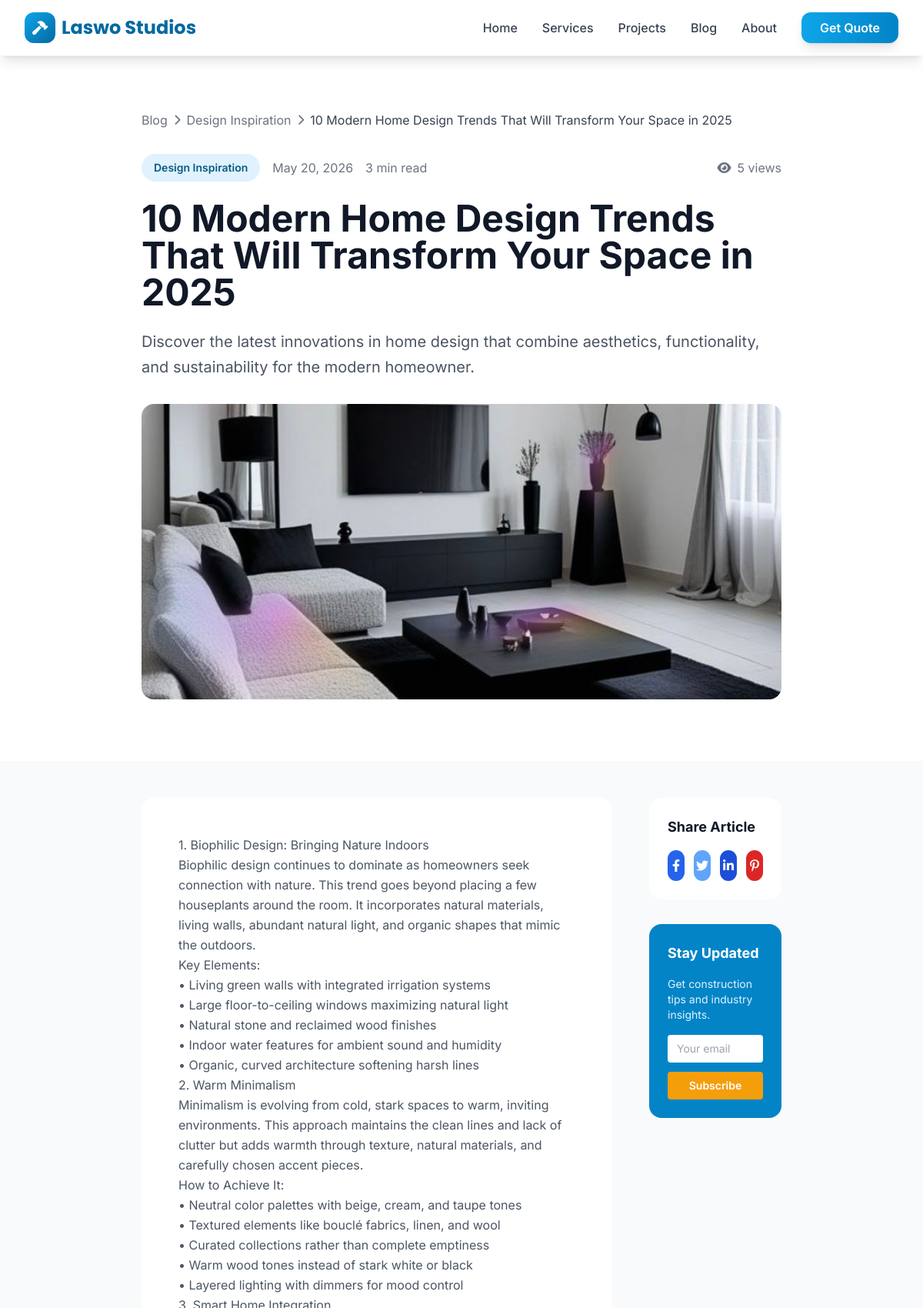
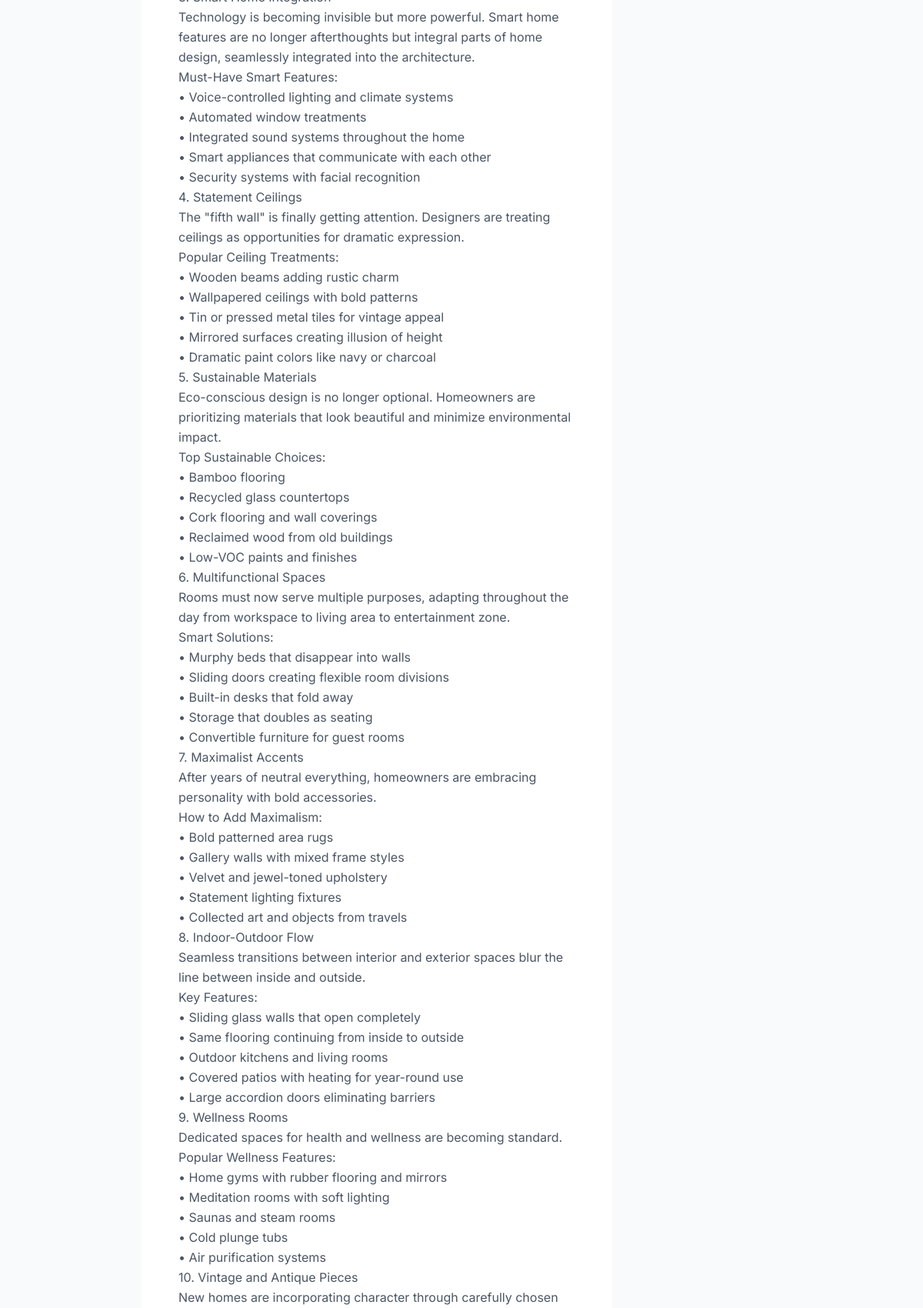
/blog/modern-home-design-trends-2025/ (upper part), run on the app's committed database (2 pictures, top to bottom).
### blog/models.py (models this page shows, shortened)
class Post(models.Model):
    STATUS_CHOICES = [
        ('draft', 'Draft'),
        ('published', 'Published'),
    ]
    title = models.CharField(max_length=200)
    slug = models.SlugField(unique=True)
    author = models.ForeignKey(User, on_delete=models.CASCADE, related_name='blog_posts')
    category = models.ForeignKey(Category, on_delete=models.CASCADE, related_name='posts')
    tags = models.ManyToManyField(Tag, blank=True, related_name='posts')
    excerpt = models.TextField(max_length=300, help_text="Brief summary of the post")
    content = models.TextField()
    featured_image = models.ImageField(upload_to='blog/featured/', blank=True)
    status = models.CharField(max_length=20, choices=STATUS_CHOICES, default='draft')
    meta_title = models.CharField(max_length=200, blank=True)
    meta_description = models.TextField(max_length=300, blank=True)
    created_at = models.DateTimeField(auto_now_add=True)
    updated_at = models.DateTimeField(auto_now=True)
    published_at = models.DateTimeField(null=True, blank=True)
    is_featured = models.BooleanField(default=False)
    view_count = models.PositiveIntegerField(default=0)
    class Meta:
        ordering = ['-published_at', '-created_at']
    def save(self, *args, **kwargs):
        if self.status == 'published' and not self.published_at:
            self.published_at = timezone.now()
        super().save(*args, **kwargs)
    @property
    def reading_time(self):
        word_count = len(self.content.split())
        reading_time = max(1, round(word_count / 200))
        return f"{reading_time} min read"

class Category(models.Model):
    name = models.CharField(max_length=100)
    slug = models.SlugField(unique=True)
    description = models.TextField(blank=True)
    display_order = models.IntegerField(default=0)
    class Meta:
        ordering = ['display_order', 'name']
        verbose_name_plural = "Categories"

### blog/views.py (the view)
# urls.py: path('<slug:slug>/', views.post_detail, name='detail'),
def post_detail(request, slug):
    post = get_object_or_404(Post, slug=slug, status='published')
    post.view_count += 1
    post.save()
    related_posts = Post.objects.filter(
        category=post.category,
        status='published'
    ).exclude(id=post.id)[:3]
    comments = post.comments.filter(is_approved=True)
    context = {
        'post': post,
        'related_posts': related_posts,
        'comments': comments,
    }
    return render(request, 'blog/detail.html', context)

### blog/templates/blog/detail.html (shortened to what this page needs)
{% extends 'pages/base.html' %}
{% block content %}
<article class="pt-20 pb-12 bg-white">
    <div class="max-w-4xl mx-auto px-4 sm:px-6 lg:px-8">
        <nav class="flex items-center space-x-2 text-gray-500 mb-8">
            <a href="{% url 'blog:list' %}" class="hover:text-primary-600 transition-colors">Blog</a>
            <i class="fas fa-chevron-right text-sm"></i>
            <a href="{% url 'blog:category' post.category.slug %}" class="hover:text-primary-600 transition-colors">{{ post.category.name }}</a>
            <i class="fas fa-chevron-right text-sm"></i>
            <span class="text-gray-700">{{ post.title }}</span>
        </nav>
        <div class="flex items-center justify-between mb-6">
            <div class="flex items-center space-x-4">
                <span class="bg-primary-100 text-primary-800 px-4 py-2 rounded-full text-sm font-semibold">
                    {{ post.category.name }}
                </span>
                <span class="text-gray-500">{{ post.published_at|date:"F j, Y" }}</span>
                <span class="text-gray-500">{{ post.reading_time }}</span>
            </div>
            <div class="flex items-center space-x-2 text-gray-500">
                <i class="fas fa-eye"></i>
                <span>{{ post.view_count }} views</span>
            </div>
        </div>
        <h1 class="text-4xl lg:text-5xl font-bold text-gray-900 mb-6 leading-tight">{{ post.title }}</h1>
        <p class="text-xl text-gray-600 mb-8 leading-relaxed">{{ post.excerpt }}</p>
        {% if post.featured_image %}
        <div class="mb-8 rounded-2xl overflow-hidden">
            <img src="{{ post.featured_image.url }}"
                 alt="{{ post.title }}"
                 class="w-full h-96 object-cover">
        </div>
        {% endif %}
    </div>
</article>
<article class="py-12 bg-gray-50">
    <div class="max-w-4xl mx-auto px-4 sm:px-6 lg:px-8">
        <div class="grid grid-cols-1 lg:grid-cols-4 gap-12">
            <div class="lg:col-span-3">
                <div class="bg-white rounded-2xl p-8 lg:p-12">
                    <div class="prose prose-lg max-w-none text-gray-600 leading-relaxed">
                        {{ post.content|linebreaks }}
                    </div>
                </div>
            </div>
            <div class="lg:col-span-1 space-y-8">
                <div class="bg-white rounded-2xl p-6">
                    <h3 class="text-lg font-bold text-gray-900 mb-4">Share Article</h3>
                    <div class="flex space-x-3">
                        <a href="#" class="w-10 h-10 bg-blue-600 text-white rounded-full flex items-center justify-center hover:bg-blue-700 transition-colors">
                            <i class="fab fa-facebook-f"></i>
                        </a>
                        <a href="#" class="w-10 h-10 bg-blue-400 text-white rounded-full flex items-center justify-center hover:bg-blue-500 transition-colors">
                            <i class="fab fa-twitter"></i>
                        </a>
                        <a href="#" class="w-10 h-10 bg-blue-700 text-white rounded-full flex items-center justify-center hover:bg-blue-800 transition-colors">
                            <i class="fab fa-linkedin-in"></i>
                        </a>
                        <a href="#" class="w-10 h-10 bg-red-600 text-white rounded-full flex items-center justify-center hover:bg-red-700 transition-colors">
                            <i class="fab fa-pinterest-p"></i>
                        </a>
                    </div>
                </div>
                <div class="bg-primary-600 text-white rounded-2xl p-6">
                    <h3 class="text-lg font-bold mb-4">Stay Updated</h3>
                    <p class="text-primary-100 text-sm mb-4">Get construction tips and industry insights.</p>
                    <form method="post" action="{% url 'blog:newsletter_subscribe' %}">
                        <div class="space-y-3">
                            <input type="email"
                                   name="email"
                                   placeholder="Your email"
                                   required
                                   class="w-full px-3 py-2 rounded text-gray-900 text-sm focus:ring-2 focus:ring-secondary-500">
                            <button type="submit"
                                    class="w-full bg-secondary-500 text-white py-2 rounded text-sm font-semibold hover:bg-secondary-600 transition-colors">
                                Subscribe
                            </button>
                        </div>
                    </form>
                </div>
            </div>
        </div>
    </div>
</article>
{% endblock %}

### pages/templates/pages/base.html (style rules this page uses)
html { scroll-behavior: smooth; }

### data on the page
Post: category.name "Design Inspiration", title "10 Modern Home Design Trends That Will Transform Your Space in 2025", published_at "May 20, 2026", reading_time "3 min read", view_count "5", excerpt "Discover the latest innovations in home design that combine aesthetics, functionality, and sustainability for the modern homeowner.", featured_image (picture), content "1. Biophilic Design: Bringing Nature Indoors Biophilic design continues to dominate as homeowners seek connection with nature. This trend goes beyond placing a few houseplants around the room. It incorporates natural materials, living walls, abundant natural light, and organic shapes that mimic the outdoors. Key Elements: • Living green walls with integrated irrigation systems • Large floor-to-ceiling windows maximizing natural light • Natural stone and reclaimed wood finishes • Indoor water features for ambient sound and humidity • Organic, curved architecture softening harsh lines 2. Warm Minimalism Minimalism is evolving from cold, stark spaces to warm, inviting environments. This…"
